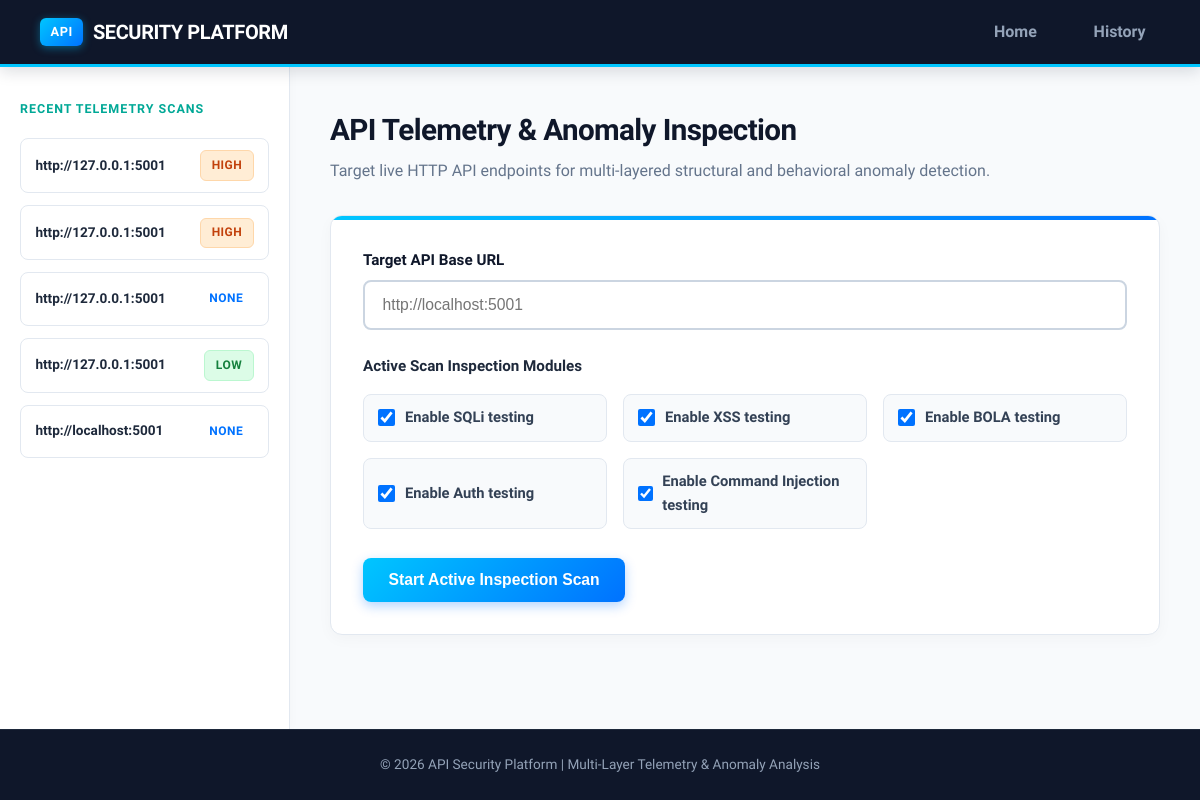
Before: / with the older database file.
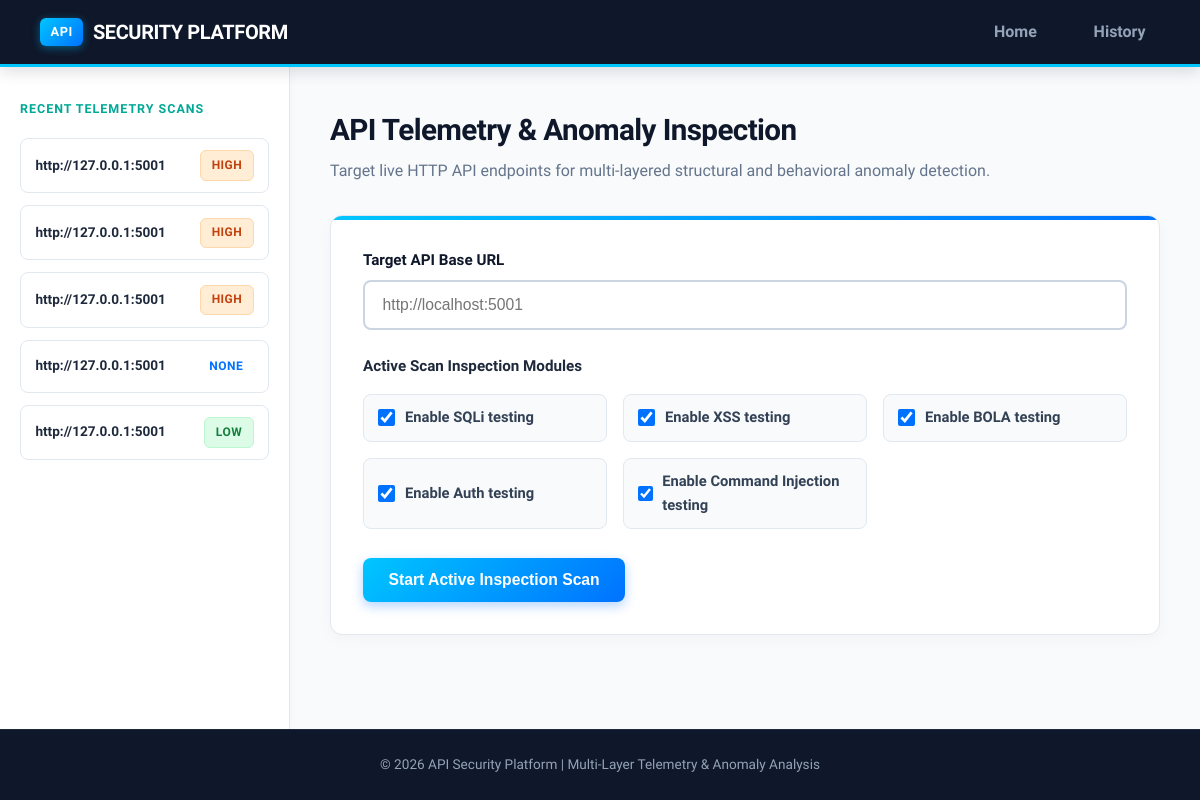
After: the same page with the newer database file.
### database/models.py (models this page shows)
class ScanSession(Base):
    __tablename__ = "scan_sessions"
    id = Column(Integer, primary_key=True, index=True)
    target_url = Column(String(500), nullable=False)
    scan_start_time = Column(DateTime, default=datetime.utcnow)
    scan_end_time = Column(DateTime, nullable=True)
    total_endpoints_found = Column(Integer, default=0)
    total_vulnerabilities_found = Column(Integer, default=0)
    overall_risk_score = Column(Float, default=0.0)
    overall_severity = Column(String(20), default="Low")
    endpoints = relationship("Endpoint", back_populates="session", cascade="all, delete-orphan")
    findings = relationship("Finding", back_populates="session", cascade="all, delete-orphan")
    reports = relationship("Report", back_populates="session", cascade="all, delete-orphan")

### dashboard/routes.py (the view)
@dashboard_bp.route("/")
def index():
    recent_sessions = get_all_sessions()[:5]
    return render_template("index.html", recent_sessions=recent_sessions)

### database/db.py (called while the page is built)
def get_all_sessions() -> List[ScanSession]:
    db = SessionLocal()
    try:
        return db.query(ScanSession).order_by(ScanSession.scan_start_time.desc()).all()
    finally:
        db.close()

### dashboard/templates/index.html (shortened to what this page needs)
{% extends "base.html" %}
{% block content %}
<div class="page-header">
    <h1>API Telemetry & Anomaly Inspection</h1>
    <p>Target live HTTP API endpoints for multi-layered structural and behavioral anomaly detection.</p>
</div>
<div class="card form-container">
    <form action="{{ url_for('dashboard.start_scan') }}" method="POST">
        <div class="form-group">
            <label for="target_url">Target API Base URL</label>
            <input type="url" id="target_url" name="target_url" placeholder="http://localhost:5001" required>
        </div>
        <div class="options-header">
            <h3>Active Scan Inspection Modules</h3>
        </div>
        <div class="checkbox-grid">
            <label class="checkbox-label">
                <input type="checkbox" name="module_sqli" checked> Enable SQLi testing
            </label>
            <label class="checkbox-label">
                <input type="checkbox" name="module_xss" checked> Enable XSS testing
            </label>
            <label class="checkbox-label">
                <input type="checkbox" name="module_bola" checked> Enable BOLA testing
            </label>
            <label class="checkbox-label">
                <input type="checkbox" name="module_auth" checked> Enable Auth testing
            </label>
            <label class="checkbox-label">
                <input type="checkbox" name="module_cmd" checked> Enable Command Injection testing
            </label>
        </div>
        <button type="submit" class="btn btn-primary">Start Active Inspection Scan</button>
    </form>
</div>
{% endblock %}

### dashboard/templates/base.html (shortened to what this page needs)
<!DOCTYPE html>
<html lang="en">
<head>
    <link rel="stylesheet" href="{{ url_for('static', filename='css/style.css') }}">
</head>
<body>
    <div class="app-layout">
        <header class="navbar">
            <div class="logo">
                <a href="{{ url_for('dashboard.index') }}"><span>API</span> SECURITY PLATFORM</a>
            </div>
            <nav class="nav-links">
                <a href="{{ url_for('dashboard.index') }}">Home</a>
                <a href="{{ url_for('dashboard.history') }}">History</a>
            </nav>
        </header>
        <div class="body-container">
            <aside class="sidebar">
                <h3>Recent Telemetry Scans</h3>
                <ul class="recent-scans-list">
                    {% for sess in recent_sessions %}
                    <li>
                        <a href="{{ url_for('dashboard.results', session_id=sess.id) }}">
                            <span class="scan-url">{{ sess.target_url }}</span>
                            <span class="badge {{ sess.overall_severity|lower }}">{{ sess.overall_severity }}</span>
                        </a>
                    </li>
                    {% else %}
                    <li class="empty-list">No recent scan sessions.</li>
                    {% endfor %}
                </ul>
            </aside>
            <main class="main-viewport">
                {% block content %}{% endblock %}
            </main>
        </div>
        <footer>
            <p>&copy; 2026 API Security Platform | Multi-Layer Telemetry & Anomaly Analysis</p>
        </footer>
    </div>
</body>
</html>

Changed rows visible on the page:
no longer on this page (row unchanged): ScanSession: target_url "http://localhost:5001", overall_severity "NONE"
added ScanSession: target_url "http://127.0.0.1:5001", overall_severity "HIGH"
